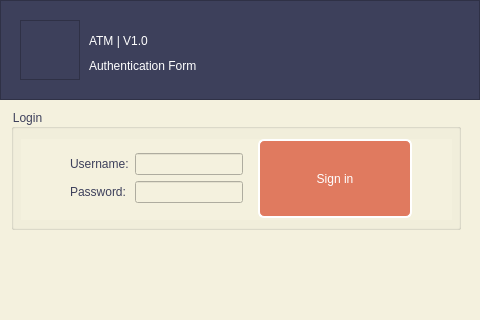
<?xml version="1.0" encoding="UTF-8"?>
<ui version="4.0">
 <class>authentication</class>
 <widget class="QWidget" name="authentication">
  <property name="geometry">
   <rect>
    <x>0</x>
    <y>0</y>
    <width>480</width>
    <height>320</height>
   </rect>
  </property>
  <property name="minimumSize">
   <size>
    <width>480</width>
    <height>320</height>
   </size>
  </property>
  <property name="maximumSize">
   <size>
    <width>480</width>
    <height>320</height>
   </size>
  </property>
  <property name="windowTitle">
   <string>Authentication</string>
  </property>
  <property name="windowIcon">
   <iconset resource="res.qrc">
    <normaloff>:/icons/icons/bank.png</normaloff>:/icons/icons/bank.png</iconset>
  </property>
  <property name="styleSheet">
   <string notr="true">QWidget
{
	background-color: rgb(244, 241, 222);
	color: rgb(61, 64, 91);
}
QPushButton
{
	font: 10pt &quot;IRANYekan&quot;;
	background-color: rgb(224, 122, 95);
	color: rgb(255, 255, 255);
    border: 2px solid rgb(255, 255, 255);
    border-radius: 6px;
}
QPushButton:hover
{
	background-color: rgb(242, 204, 143);
}
QPushButton#pushButton_signup
{
	background-color: rgb(129, 178, 154);
}
QPushButton:hover#pushButton_signup
{
	background-color: rgb(242, 204, 143);
}
QRadioButton
{
	border: 0px;
}</string>
  </property>
  <widget class="QGroupBox" name="groupBox_login">
   <property name="geometry">
    <rect>
     <x>11</x>
     <y>109</y>
     <width>450</width>
     <height>121</height>
    </rect>
   </property>
   <property name="title">
    <string>Login</string>
   </property>
   <widget class="QFrame" name="frame_login">
    <property name="geometry">
     <rect>
      <x>10</x>
      <y>30</y>
      <width>431</width>
      <height>81</height>
     </rect>
    </property>
    <widget class="QWidget" name="layoutWidget">
     <property name="geometry">
      <rect>
       <x>40</x>
       <y>0</y>
       <width>351</width>
       <height>79</height>
      </rect>
     </property>
     <layout class="QHBoxLayout" name="horizontalLayout">
      <item>
       <widget class="QFrame" name="formFrame">
        <property name="sizePolicy">
         <sizepolicy hsizetype="Fixed" vsizetype="Fixed">
          <horstretch>0</horstretch>
          <verstretch>0</verstretch>
         </sizepolicy>
        </property>
        <property name="styleSheet">
         <string notr="true">font: 8pt &quot;IRANYekan&quot;;</string>
        </property>
        <layout class="QFormLayout" name="formLayout_Login">
         <item row="0" column="0">
          <widget class="QLabel" name="label_user">
           <property name="styleSheet">
            <string notr="true"/>
           </property>
           <property name="text">
            <string>Username:</string>
           </property>
          </widget>
         </item>
         <item row="0" column="1">
          <widget class="QLineEdit" name="lineEdit_user"/>
         </item>
         <item row="1" column="0">
          <widget class="QLabel" name="label_pass">
           <property name="text">
            <string>Password:</string>
           </property>
          </widget>
         </item>
         <item row="1" column="1">
          <widget class="QLineEdit" name="lineEdit_pass">
           <property name="echoMode">
            <enum>QLineEdit::Password</enum>
           </property>
          </widget>
         </item>
        </layout>
       </widget>
      </item>
      <item>
       <widget class="QPushButton" name="pushButton_signin">
        <property name="sizePolicy">
         <sizepolicy hsizetype="Expanding" vsizetype="Expanding">
          <horstretch>0</horstretch>
          <verstretch>0</verstretch>
         </sizepolicy>
        </property>
        <property name="minimumSize">
         <size>
          <width>0</width>
          <height>0</height>
         </size>
        </property>
        <property name="text">
         <string>Sign in</string>
        </property>
       </widget>
      </item>
     </layout>
    </widget>
   </widget>
  </widget>
  <widget class="QFrame" name="frame_top">
   <property name="geometry">
    <rect>
     <x>0</x>
     <y>0</y>
     <width>480</width>
     <height>100</height>
    </rect>
   </property>
   <property name="styleSheet">
    <string notr="true">background-color: rgb(61, 64, 91);
color: rgb(255, 255, 255);</string>
   </property>
   <property name="frameShape">
    <enum>QFrame::StyledPanel</enum>
   </property>
   <property name="frameShadow">
    <enum>QFrame::Raised</enum>
   </property>
   <widget class="QFrame" name="frame_logo">
    <property name="geometry">
     <rect>
      <x>20</x>
      <y>20</y>
      <width>60</width>
      <height>60</height>
     </rect>
    </property>
    <property name="styleSheet">
     <string notr="true">image: url(:/icons/icons/mcardard.png);</string>
    </property>
    <property name="frameShape">
     <enum>QFrame::StyledPanel</enum>
    </property>
    <property name="frameShadow">
     <enum>QFrame::Raised</enum>
    </property>
   </widget>
   <widget class="QLabel" name="label_title">
    <property name="geometry">
     <rect>
      <x>89</x>
      <y>25</y>
      <width>381</width>
      <height>31</height>
     </rect>
    </property>
    <property name="styleSheet">
     <string notr="true">font: 75 12pt &quot;IRANYekan&quot;;</string>
    </property>
    <property name="text">
     <string>ATM | V1.0</string>
    </property>
   </widget>
   <widget class="QLabel" name="label">
    <property name="geometry">
     <rect>
      <x>89</x>
      <y>55</y>
      <width>311</width>
      <height>21</height>
     </rect>
    </property>
    <property name="styleSheet">
     <string notr="true">font: 25 8pt &quot;IRANYekan Light&quot;;</string>
    </property>
    <property name="text">
     <string>Authentication Form</string>
    </property>
   </widget>
  </widget>
 </widget>
 <resources>
  <include location="res.qrc"/>
 </resources>
 <connections/>
</ui>
